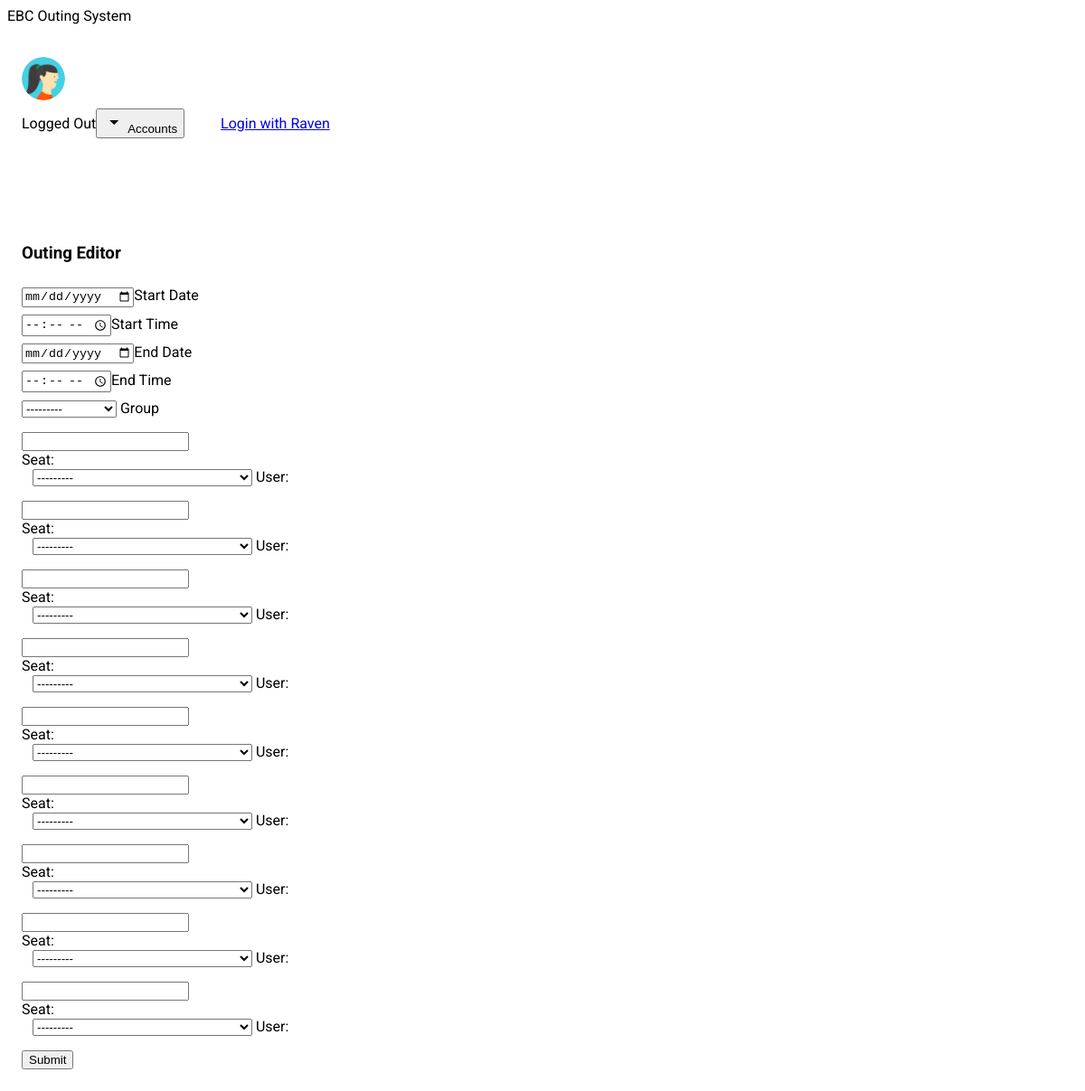
The page /outings/create/ on the database its author committed.
### users/models.py (models this page shows, shortened)
class MyUser(AbstractBaseUser):
    id = models.UUIDField(primary_key=True, default=uuid.uuid4, editable=False)
    email = models.EmailField(
        verbose_name='email address',
        max_length=255,
        unique=True,
    )
    crsid = CharNullField(max_length=64, null=True, blank=True, unique=True, default=None)
    is_active = models.BooleanField(default=True)
    is_admin = models.BooleanField(default=False)
    coach = models.BooleanField(default=False)
    is_bow = models.BooleanField(default=True)
    is_stroke = models.BooleanField(default=True)
    is_cox = models.BooleanField(default=False)
    objects = MyUserManager()
    USERNAME_FIELD = 'email'
    REQUIRED_FIELDS = []
    def __str__(self):
        return '<User {}>'.format(self.email)

### outings/views.py (the view)
# urls.py: path('create/', views.create_outing, name='create'),
def create_outing(request, pk=None):
    if pk:
        outing = Outing.objects.get(id=pk)
    else:
        outing = Outing()
    if request.method == "POST":
        outing = OutingModelForm(request.POST, instance=outing)
        if outing.is_valid():
            created_outing = outing.save()
            formset = OutingMemberFormSet(request.POST, instance=created_outing)
            print(formset)
            if formset.is_valid():
                formset.save()
                print(formset.cleaned_data)
                return HttpResponseRedirect(created_outing.get_absolute_url())
            else:
                print("formset invalid")
                print(formset.errors)
                context = {
                    'outing_form': outing,
                    'formset': formset,
                }
        else:
            print("form invalic")
            formset = OutingMemberFormSet(instance=Outing())
            context = {
                'outing_form': outing,
                'formset': formset,
            }
    else:
        if pk:
            outing = Outing.objects.get(id=pk)
            outing_form = OutingModelForm(instance=outing)
            formset = OutingMemberFormSet(instance=outing)
        else:
            outing = Outing()
            if request.GET.get("group", None):
                outing_form = OutingModelForm(
                    initial={"group": Group.objects.filter(name=request.GET.get("group", None)).first()})
                formset = OutingMemberFormSet(instance=outing)
                group_members = GroupMember.objects.filter(group__name=request.GET.get("group", None)).order_by('-seat')
                for i, form in enumerate(formset):
                    try:
                        user = group_members.filter(seat=i+1).first().user
                    except Exception as e:
                        user=None
                    form.initial = {"seat":i+1,"user":user}
            else:
                formset = OutingMemberFormSet(instance=outing)
                outing_form = OutingModelForm()
        context = {
            'outing_form': outing_form,
            'formset': formset,
        }
    template = loader.get_template('outings/create_update.html')
    return HttpResponse(template.render(context, request))

### outings/forms.py
class OutingModelForm(ModelForm):
    start_time = forms.SplitDateTimeField(widget=MaterialSplitDateTimeWidget(
        time_attrs={"type": "time", "label":"Start Time", "container_style":"margin:8px 0px; width:calc(50% - 8px)"},
        date_attrs={"type": "date", "label":"Start Date", "container_style":"margin:8px 0px; width:calc(50% - 8px); margin-right:16px;"}
    ))
    end_time = forms.SplitDateTimeField(widget=MaterialSplitDateTimeWidget(
        time_attrs={"type": "time","label":"End Time", "container_style":"margin:8px 0px; width:calc(50% - 8px)"},
        date_attrs={"type": "date","label":"End Date", "container_style":"margin:8px 0px; width:calc(50% - 8px); margin-right:16px;"}
    ))
    group = forms.ModelChoiceField(widget=MaterialSelect(attrs={"container_style":"margin:8px 0px; width:100%","label":"Group"}), queryset=Group.objects.all())
    class Meta:
        model = Outing
        fields = ['start_time', 'end_time', 'group']
        labels = {
            "group": "WOOP GROOP",
        }

### availability_site/custom_forms.py (called while the page is built)
    def decompress(self, value):
        if value:
            value = to_current_timezone(value)
            return [value.date(), value.time()]
        return [None, None]

### groups/models.py (called while the page is built)
    def __str__(self):
        return '<Group {}>'.format(self.name)

### templates/outings/create_update.html (shortened to what this page needs)
{% extends request.is_ajax|yesno:"base2.html,base.html" %}
{% block center %}
{% if not request.is_ajax %}
<div class="mdl-grid demo-content" style="max-width:600px;">
<div class="demo-charts mdl-color--white mdl-shadow--2dp mdl-cell mdl-cell--12-col" style="padding:16px;     margin-top: -16px;">
    {% else %}
    <div class="demo-charts mdl-color--white mdl-shadow--2dp mdl-cell mdl-cell--6-col mdl-cell--4-col-tablet mdl-cell--4-col-phone" style="padding:16px;">
    {% endif %}
    <h3>Outing Editor</h3>
    <form method="post" style="">
        <div style="display:inline-block; width:100%; padding:0px 0px;">
            {% for field in outing_form %}
            {{ field }}
            {% endfor %}
        </div>
        {% for form in formset %}
        <div style="display:inline-block; width:100%; padding:8px 0px;">
            <div class="mdc-text-field" data-mdc-auto-init="MDCTextField" style="width:100px;">
                <input class="mdc-text-field__input" type="text" pattern="-?[0-9]*(\.[0-9]+)?"
                       id="{{ form.seat.id_for_label }}" name="{{ form.seat.html_name }}"
                       value="{% if form.seat.value != None %}{{ form.seat.value }}{% endif %}">
                <label class="mdc-floating-label" for="{{ form.seat.id_for_label }}">{{ form.seat.label_tag }}</label>
            </div>
            <div class="mdc-text-field mdc-select" data-mdc-auto-init="MDCSelect" style="width:calc(100% - 116px); margin-left:12px">
                <select class="mdc-text-field__input mdc-select__native-control" type="text"
                        id="{{ form.user.id_for_label }}" name="{{ form.user.html_name }}" aria-controls="{{ form.user.html_name }}-helper-text"
         aria-describedby="{{ form.user.html_name }}-helper-text">
                    {% for x,y in form.fields.user.choices %}
                    <option value="{{ x }}" {% if form.user.value|stringformat:"s" == x|stringformat:"s" %} selected{% endif %}>{{ y }}</option>
                    {% endfor %}
                </select>
                <label class="mdc-floating-label" for="{{ form.user.id_for_label }}">{{ form.user.label_tag }}</label>
            </div>
        </div>
        {% endfor %}
        <button type="submit"
                class="mdl-button mdl-js-button mdl-button--raised mdl-js-ripple-effect mdl-button--accent" style="margin-top: 8px;">
            Submit
        </button>
    </form>
</div>
    {% if not request.is_ajax %}
</div>
{% endif %}
{% endblock %}

### static/styles.css (style rules this page uses)
html, body { font-family: 'Roboto', 'Helvetica', sans-serif; }
.demo-content { max-width: 1080px; }
.demo-charts { -webkit-align-items: center; -ms-flex-align: center; align-items: center; }

### rows shown on the page
MyUser: id+email "---------" "---------" "---------" "---------" "---------" "---------" "---------" "---------" "---------"

### other values the page prints
{{ user.email }} "Logged Out"
{{ login_logout_text }} "Login with Raven"
{{ widget.attrs.label }} "Group"
form field group "---------"
